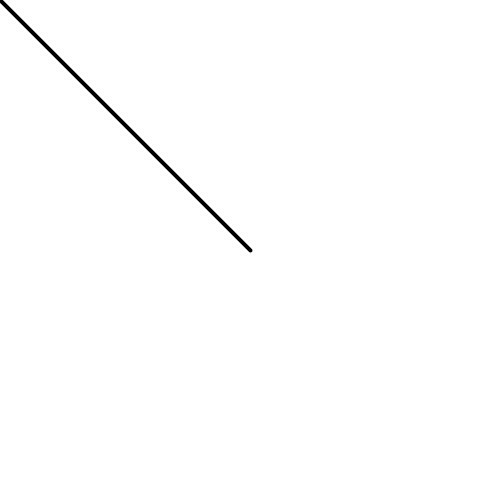
Frame 1 (no input)
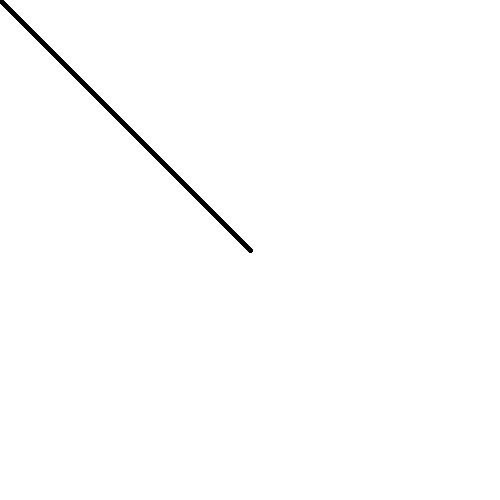
Frame 60 (the mouse pressed at the canvas centre just before this capture)
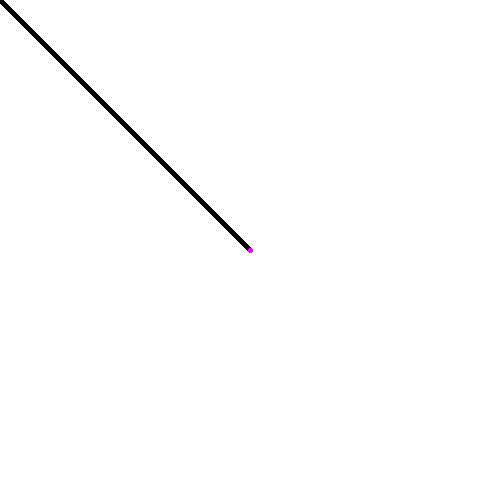
Frame 120 (the mouse held since frame 60 and released just before this capture)

The Processing sketch that drew these frames (run headless with seeded random() and noise(); from frame 60 on, the mouse is pressed at the canvas centre):

// Processing sketch: processing_100654
// ── processing_100654.pde

float bx;
float by;
boolean locked;
float yOffset = 0.0;

void setup() {
  size(500, 500);
  stroke(255);
  background(#FFFFFF);
  noFill();
  bx = width/2;
  by = height/2;

}


void draw() {
  stroke(mouseY + mouseX % 255, mouseX %5, mouseY % 255);
 if (by > mouseY) {
   stroke(mouseX % 255, mouseY % 255, mouseX+mouseY %5);}


  strokeWeight(4);
line(mouseX, mouseY, bx, by);
 
}

void mousePressed() {
    locked = true;
  yOffset = mouseY-by;
  
  
}
  
void mouseDragged() {
  if(locked) {
    by = mouseY-yOffset;
  }
}
  
void mouseReleased() {
  locked = false;
  
  
}
